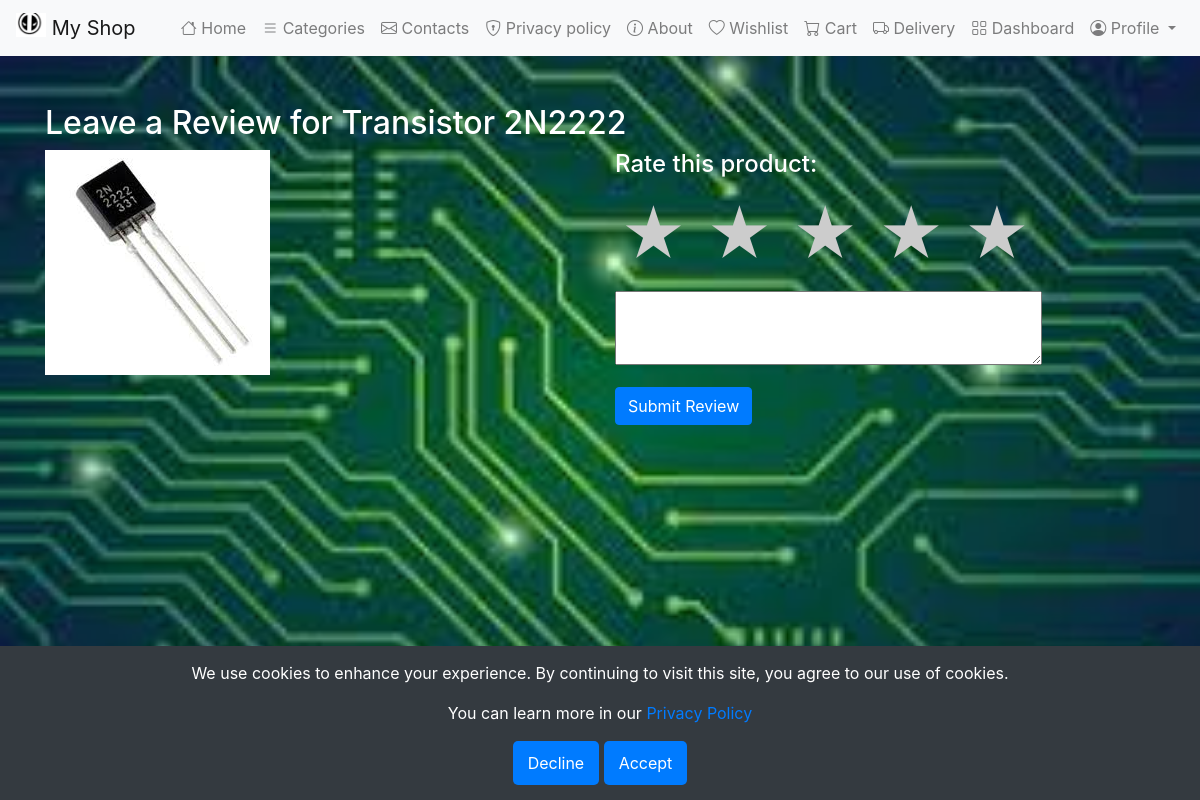
The app's page /products/product/4/review/ (signed in) with its own data.
### electronics_shop/electronics/models.py (models this page shows, shortened)
class Product(models.Model):
    NAME_MAX_LENGTH = 255
    MAX_PRICE_DIGITS = 10
    MAX_DECIMAL_PLACES = 2
    name = models.CharField(max_length=NAME_MAX_LENGTH)
    description = models.TextField()
    price = models.DecimalField(max_digits=MAX_PRICE_DIGITS, decimal_places=MAX_DECIMAL_PLACES)
    category = models.ForeignKey(Category, on_delete=models.CASCADE)
    image = models.ImageField(upload_to='products/', null=True, blank=True)

### electronics_shop/products/views.py (the view, shortened to what this page needs)
# urls.py: path('product/<int:product_id>/review/', add_review, name='add_review'),
@login_required
def add_review(request, product_id):
    product = get_object_or_404(Product, id=product_id)
    return render(request, 'products/add_review.html', {'review_form': ReviewForm, 'product': product})

### templates/products/add_review.html (shortened to what this page needs)
{% extends 'base.html' %}
{% block content %}
<div class="container mt-5">
    <h2>Leave a Review for {{ product.name }}</h2>
    <div class="row">
        <div class="col-md-6">
            <img src="{{ product.image.url }}" class="img-fluid" alt="{{ product.name }}">
        </div>
        <div class="col-md-6">
            <h4>Rate this product:</h4>
            <form method="post" action="{% url 'add_review' product.pk %}">
                <div class="rating">
                    <input type="radio" id="star5" name="rating" value="5" /><label for="star5" title="5 stars">&#9733;</label>
                    <input type="radio" id="star4" name="rating" value="4" /><label for="star4" title="4 stars">&#9733;</label>
                    <input type="radio" id="star3" name="rating" value="3" /><label for="star3" title="3 stars">&#9733;</label>
                    <input type="radio" id="star2" name="rating" value="2" /><label for="star2" title="2 stars">&#9733;</label>
                    <input type="radio" id="star1" name="rating" value="1" /><label for="star1" title="1 star">&#9733;</label>
                </div>
                {{ review_form.comment }}
                <button type="submit" class="btn btn-primary mt-3">Submit Review</button>
            </form>
        </div>
    </div>
</div>
{% endblock %}

### templates/products/add_review.html (style rules this page uses)
.rating { direction: rtl; font-size: 2em; unicode-bidi: bidi-override; }
.rating > label { color: #ccc; cursor: pointer; font-size: 2em; padding: 0 5px; }

### records on screen
Product: name "Transistor 2N2222", image (picture)
